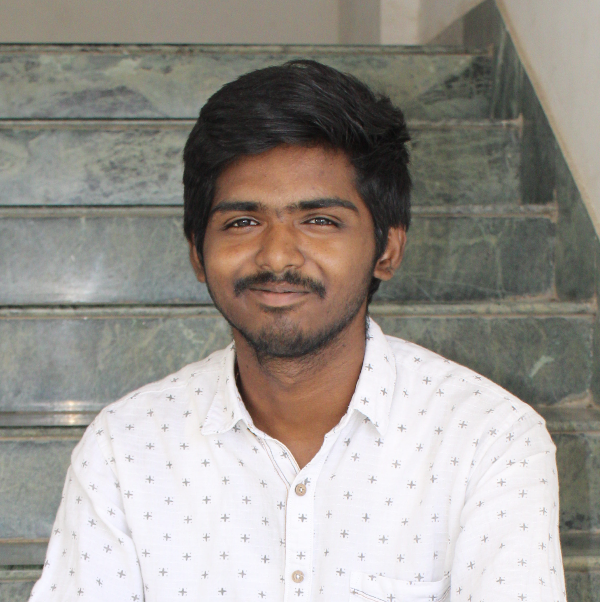
#> input picture Computer Vision/assignment_2/cs20b1100.png, 600 x 602 px
$ python cs20b1100_CV_2.py   (older library calls are emulated)
#> lines starting #> are read from the running program, lines starting #| are printed output that depends on the picture
import cv2

image_path = "./cs20b1100.png"
original_image = cv2.imread(image_path, cv2.IMREAD_COLOR)
#> original_image is the input picture: shape (602, 600, 3); mean B, G, R 143.7, 149.8, 154.6
cv2.imshow('Original Image', original_image)


def addEdge(c, edge_image):
    scaled_resultant_image = cv2.convertScaleAbs(edge_image * c)

    # Add the scaled resultant image to the original image
    final_image = cv2.addWeighted(original_image, 1, cv2.cvtColor(
        scaled_resultant_image, cv2.COLOR_GRAY2BGR), 1, 0)

    return final_image


canny_edge_image = cv2.Canny(original_image, 100, 200)
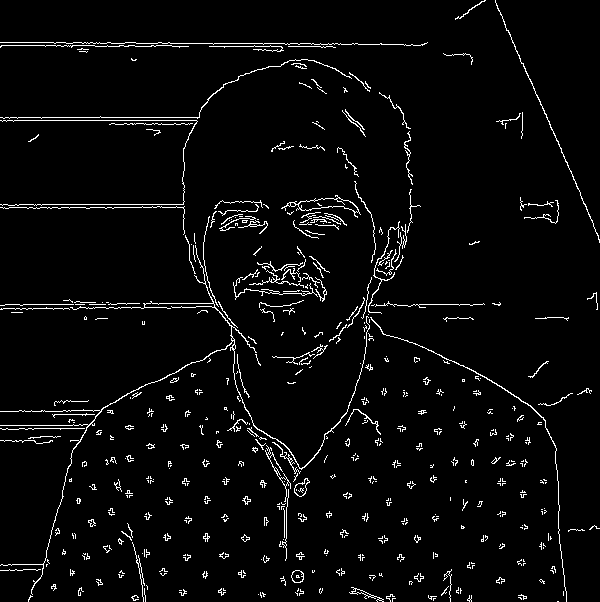
#> canny_edge_image: shape (602, 600); 3.7% white in thin lines or dots
cv2.imshow('Canny Edge Image', canny_edge_image)

# Multiply the Canny edge image by a constant 'c'
c = 0.15
canny_sharp_image = addEdge(c, canny_edge_image)
#> in addEdge, `scaled_resultant_image = cv2.convertScaleAbs(edge_image * c)`: scaled_resultant_image: shape (602, 600); values 0 (black) and 38 (white), 3.7% white in thin lines or dots
cv2.imshow('Sharpen Image with Canny Edge Image', canny_sharp_image)

gray_image = cv2.cvtColor(original_image, cv2.COLOR_BGR2GRAY)
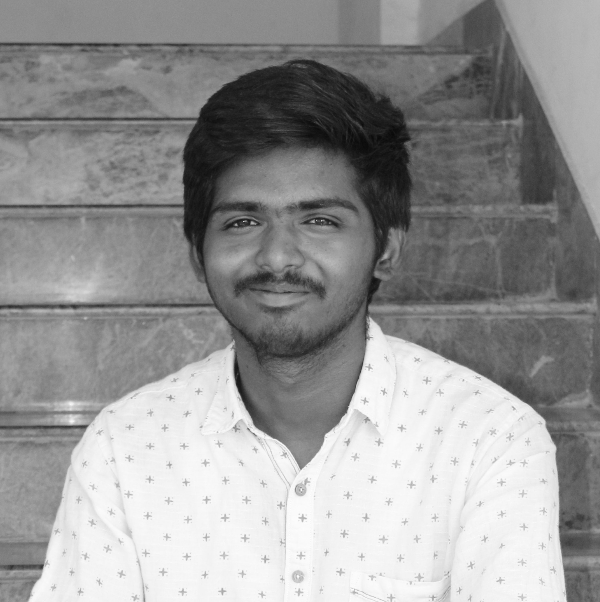
#> gray_image: shape (602, 600); min 10, max 254, mean 150.5
laplacian_image = cv2.Laplacian(gray_image, cv2.CV_64F)
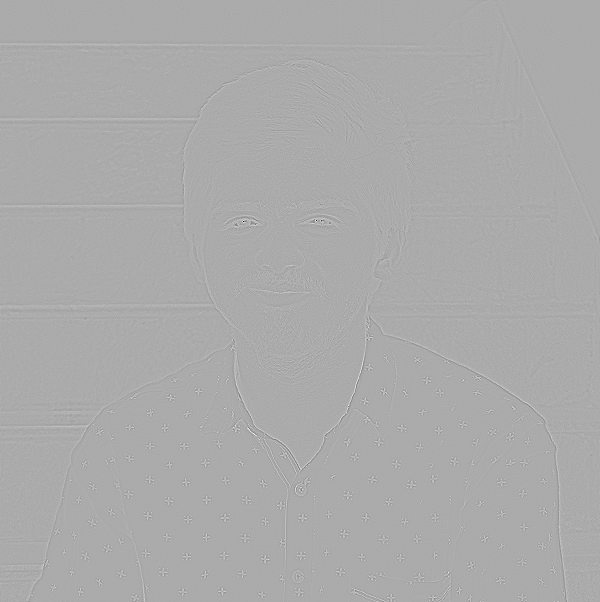
#> laplacian_image: shape (602, 600) float64; min -578, max 283, mean 0; drawn with min black and max white
marr_hildreth_edge_image = cv2.convertScaleAbs(laplacian_image)
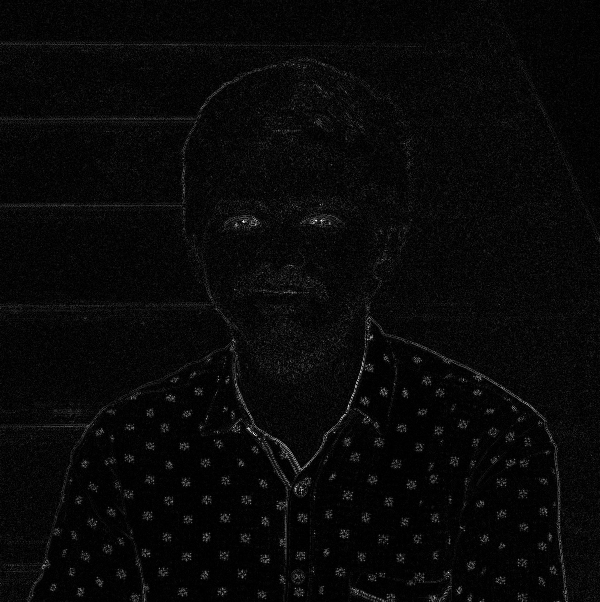
#> marr_hildreth_edge_image: shape (602, 600); min 0, max 255, mean 8.3
cv2.imshow('Marr Hildreth Edge Image', marr_hildreth_edge_image)

c = 0.7
marr_hildreth_sharp_image = addEdge(c, marr_hildreth_edge_image)
#> call 2 of addEdge, with c = 0.7
#> in addEdge (call 2), `final_image = cv2.addWeighted(original_image, 1, cv2.cvtColor( scaled_..`:
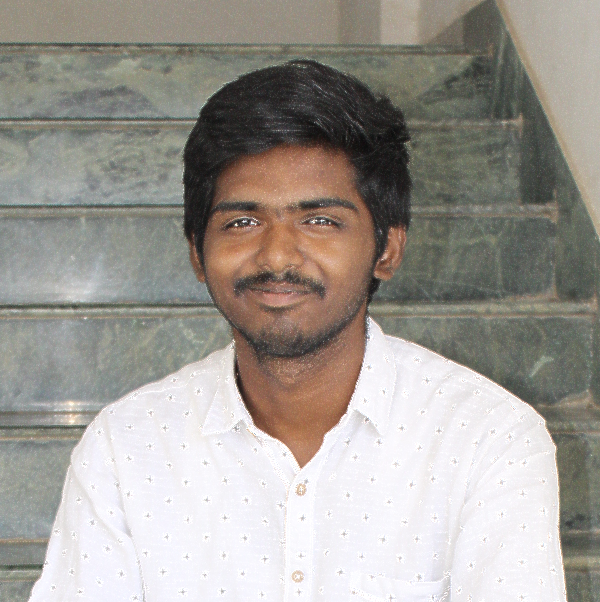
#> final_image: shape (602, 600, 3); mean B, G, R 149.2, 155.4, 160.2
cv2.imshow('Sharpen Image with Marr Hildreth Edge Image',
           marr_hildreth_sharp_image)

cv2.waitKey(0)
cv2.destroyAllWindows()
